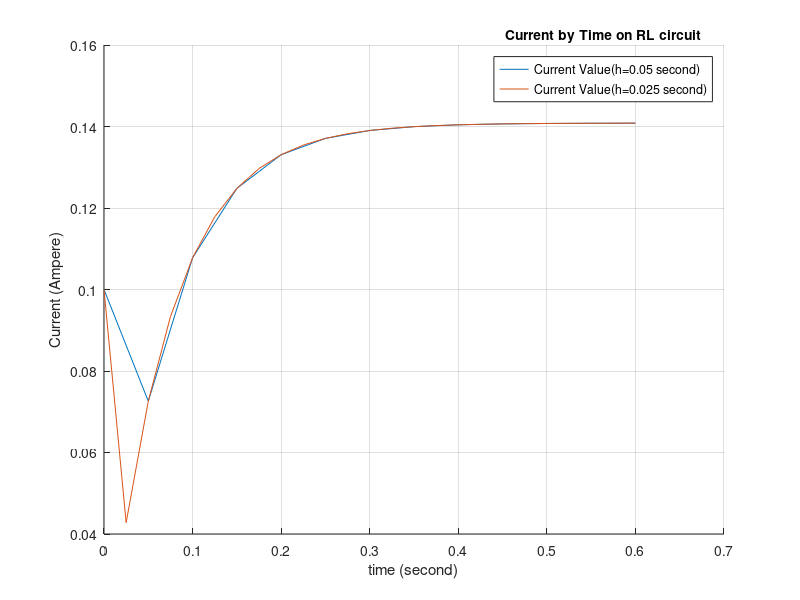
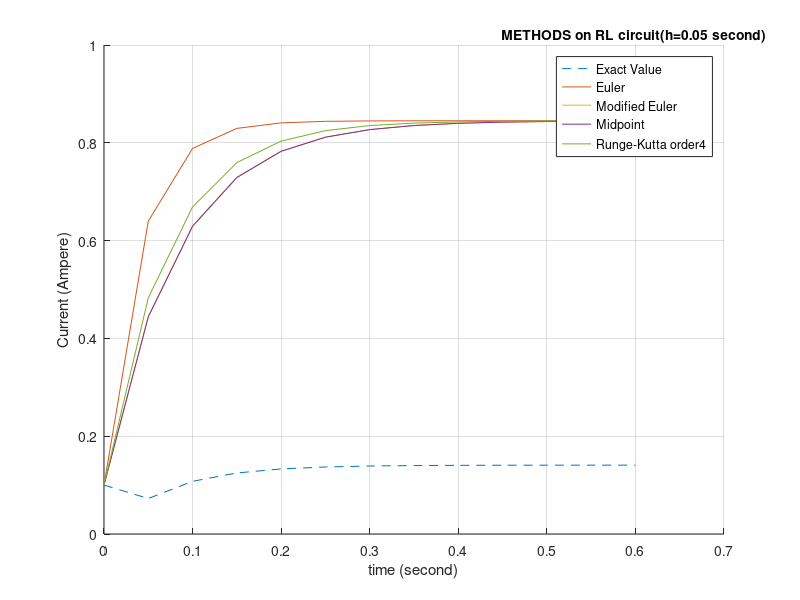
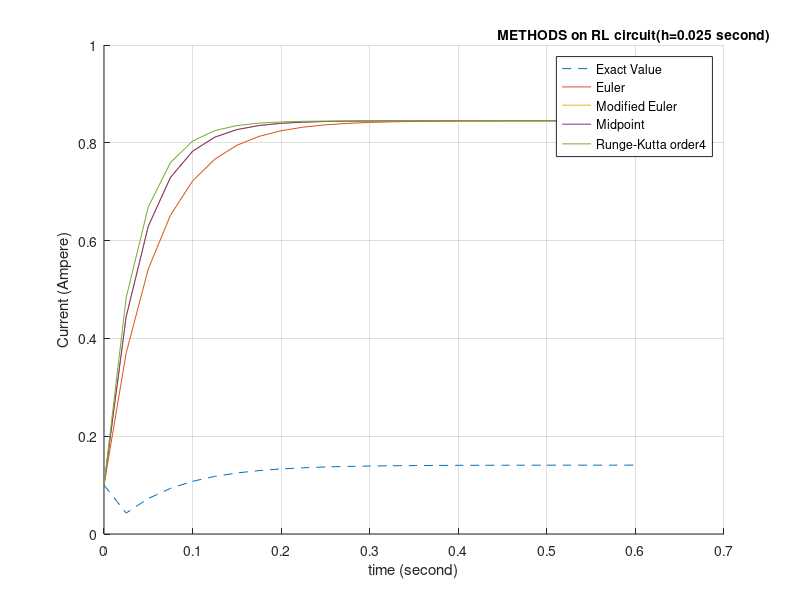
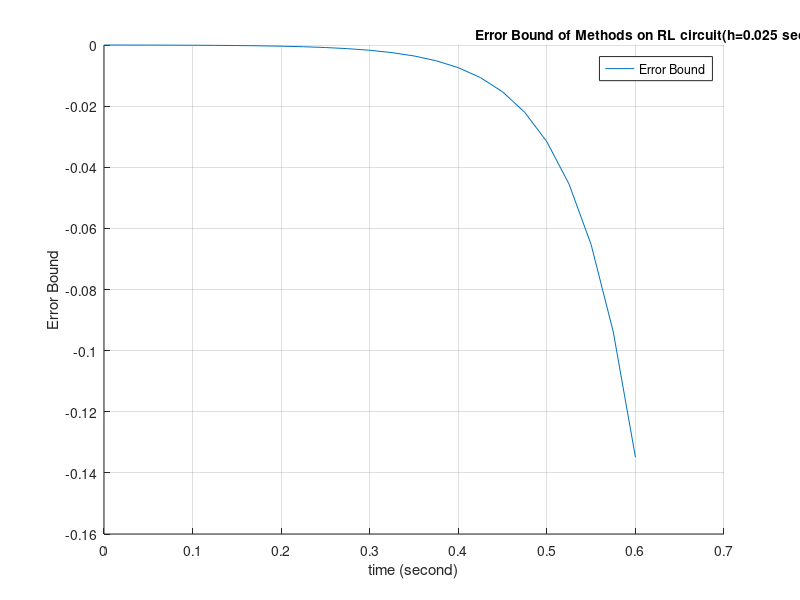

MATLAB code for these plots, in order:
clear all;
close all;
format long;
V=2;
R=14.2;
L=0.98;
%------------analytical solution---------------
T1=0:0.05:0.6;
T2=0:0.025:0.6;
sonuc1=zeros(0,length(T1)+1);
sonuc2=zeros(0,length(T2)+1);
sonuc1(1)=0.1;
sonuc2(1)=0.1;
for i=2:1:length(T1)
    sonuc1(i)=(V/R)*(1-(exp(-1*(R/L)*T1(i))));
end
for i=2:1:length(T2)
    sonuc2(i)=(V/R)*(1-(exp(-1*(R/L)*T2(i))));
end
figure
grid on;
hold on;
plot(T1,sonuc1);
plot(T2,sonuc2);
ylabel('Current (Ampere)');
xlabel('time (second)');
a=legend('Current Value(h=0.05 second)','Current Value(h=0.025 second)');
title(a,'Current by Time on RL circuit');
%--------------Euler-h=0.05--------------------------
Euler1=zeros(0,length(T1));
Euler1(1)=0.1;
for i=2:1:length(T1)
    Euler1(i)=Euler1(i-1)+(0.05)*(((-14.4898)*Euler1(i-1))+12.2449);
end
%--------------Euler-h=0.025--------------------------
Euler2=zeros(0,length(T2));
Euler2(1)=0.1;
for i=2:1:length(T2)
    Euler2(i)=Euler2(i-1)+(0.025)*(((-14.4898)*Euler2(i-1))+12.2449);
end
%-----------Modified-Euler-h=0.05---------------------
M_Euler1=zeros(0,length(T1));
M_Euler1(1)=0.1;
for i=2:1:length(T1)
    M_Euler1(i)=M_Euler1(i-1)+(0.05/2)*((((-14.4898)*M_Euler1(i-1))+12.2449)+(((-14.4898)*(M_Euler1(i-1)+((0.05)*(((-14.4898)*M_Euler1(i-1))+12.2449))))+12.2449));
end
%-----------Modified-Euler-h=0.025---------------------
M_Euler2=zeros(0,length(T2));
M_Euler2(1)=0.1;
for i=2:1:length(T2)
    M_Euler2(i)=M_Euler2(i-1)+(0.05/2)*((((-14.4898)*M_Euler2(i-1))+12.2449)+(((-14.4898)*(M_Euler2(i-1)+((0.05)*(((-14.4898)*M_Euler2(i-1))+12.2449))))+12.2449));
end
%----------Midpoint-h=0.05-----------------------------
Midpoint1=zeros(0,length(T1));
Midpoint1(1)=0.1;
for i=2:1:length(T1)
    Midpoint1(i)=Midpoint1(i-1)+(0.05)*(((-14.4898)*(Midpoint1(i-1)+((0.05/2)*(((-14.4898)*Midpoint1(i-1))+12.2449))))+12.2449);
end
%----------Midpoint-h=0.025-----------------------------
Midpoint2=zeros(0,length(T2));
Midpoint2(1)=0.1;
for i=2:1:length(T2)
    Midpoint2(i)=Midpoint2(i-1)+(0.05)*(((-14.4898)*(Midpoint2(i-1)+((0.05/2)*(((-14.4898)*Midpoint2(i-1))+12.2449))))+12.2449);
end
%--------Runge-Kutte-Order4-h=0.05----------------------
RKO1=zeros(0,length(T1));
RKO1(1)=0.1;
for i=2:1:length(T1)
    k1=(0.05)*(((-14.4898)*RKO1(i-1))+12.2449);
    
    k2=(0.05)*(((-14.4898)*(RKO1(i-1)+(k1/2)))+12.2449);
    
    k3=(0.05)*(((-14.4898)*(RKO1(i-1)+(k2/2)))+12.2449);
    
    k4=(0.05)*(((-14.4898)*(RKO1(i-1)+(k3)))+12.2449);
    RKO1(i)=RKO1(i-1)+(1/6)*(k1+2*k2+2*k3+k4);
end
%--------Runge-Kutte-Order4-h=0.025----------------------
RKO2=zeros(0,length(T2));
RKO2(1)=0.1;
for i=2:1:length(T2)
    k1=(0.05)*(((-14.4898)*RKO2(i-1))+12.2449);
    
    k2=(0.05)*(((-14.4898)*(RKO2(i-1)+(k1/2)))+12.2449);
    
    k3=(0.05)*(((-14.4898)*(RKO2(i-1)+(k2/2)))+12.2449);
    
    k4=(0.05)*(((-14.4898)*(RKO2(i-1)+(k3)))+12.2449);
    RKO2(i)=RKO2(i-1)+(1/6)*(k1+2*k2+2*k3+k4);
end
%---------------methods-graphs--------------------
figure
hold on;
grid on;
plot(T1,sonuc1,'--');
plot(T1,Euler1);
plot(T1,M_Euler1);
plot(T1,Midpoint1);
plot(T1,RKO1);
ylabel('Current (Ampere)');
xlabel('time (second)');
a=legend('Exact Value','Euler','Modified Euler','Midpoint','Runge-Kutta order4');
title(a,'METHODS on RL circuit(h=0.05 second)');

figure
hold on;
grid on;
plot(T2,sonuc2,'--');
plot(T2,Euler2);
plot(T2,M_Euler2);
plot(T2,Midpoint2);
plot(T2,RKO2);
ylabel('Current (Ampere)');
xlabel('time (second)');
a=legend('Exact Value','Euler','Modified Euler','Midpoint','Runge-Kutta order4');
title(a,'METHODS on RL circuit(h=0.025 second)');
%---------bound error-------------------------------------------------
B_Error=zeros(0,length(T2));
for i=1:1:length(T2)
    h2=0.025;
    Lipt=14.49;
    M=(-156.361)*exp(-8.694);
    B_Error(i)=((h2*M)/(2*Lipt))*((exp(T2(i)*Lipt))-1);
end
figure
hold on;
grid on;
display(B_Error);
plot(T2,B_Error);
ylabel('Error Bound');
xlabel('time (second)');
a=legend('Error Bound');
title(a,'Error Bound of Methods on RL circuit(h=0.025 second)');
